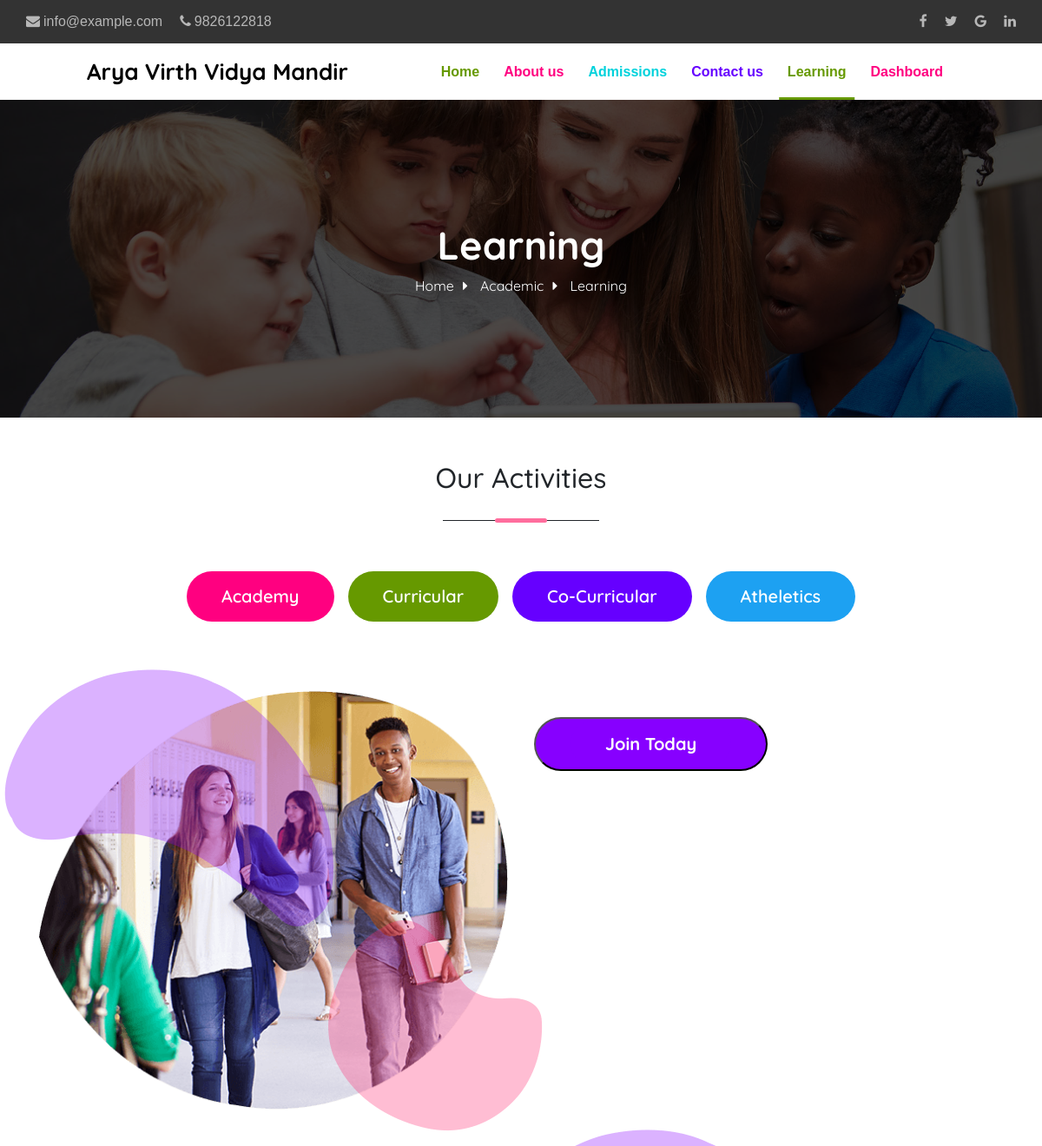
Page /learnings (upper part) on the earlier database version.
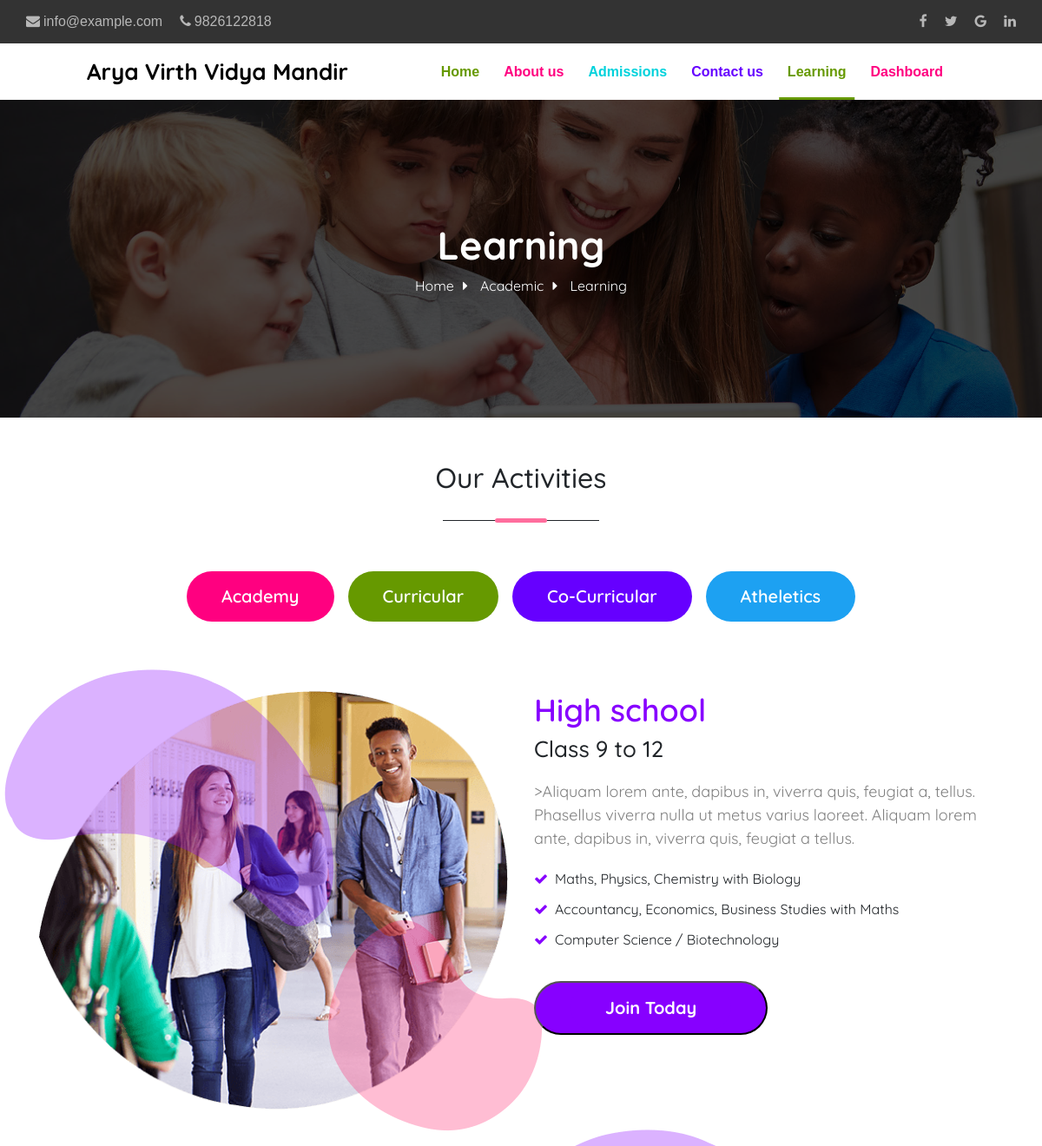
Same page on the later database version.
### schoolmain/models.py (models this page shows)
class aboutlearning(models.Model):
    standard = models.CharField(max_length=200)
    classes = models.CharField(max_length=100)
    information = models.CharField(max_length=1000)
    content = RichTextField()

### schoolmain/views.py (the view, shortened to what this page needs)
# urls.py: path('learnings',views.learnings,name='learnings'),
def learnings(request):
    standardinfo = aboutlearning.objects.all()
    return render(request,'schoolmain/learnings.html',{'details':standardinfo})

### myapp/context_processors.py (called while the page is built)
def alltimefunc(request):
    info = schoolifo.objects.all()[0]
    return {'schoolinfo':info}

### schoolmain/templates/schoolmain/learnings.html (shortened to what this page needs)
{% extends 'schoolmain/basic.html' %}
{% load static %}
{% block body %}
  <div class="learning-page">
        <div class="first">
            <h1>Learning</h1>
            <a href="index.html">Home</a><i class="fa fa-caret-right"></i>
            <a href="#">Academic</a><i class="fa fa-caret-right"></i>
            <a href="#">Learning</a>
        </div>
        <div class="main container">
            <div class="second">
                <div class="heading">
                    <h2 class="text-center" id="text-info">
                        Our Activities
                        <br><span class="span"></span>
                    </h2>
                </div>
                <div class="options">
                    <ul>
                        <li style="background: #ff0080;"><a href="#">Academy</a></li>
                        <li style="background: #669900;"><a href="#">Curricular</a></li>
                        <li style="background: #6600ff;"><a href="#">Co-Curricular</a></li>
                        <li style="background: #1da1f2;"><a href="#">Atheletics</a></li>
                    </ul>
                </div>
                <div class="second-1">
                    <div class="row my-5" style="--color: #8700ff;">
                        <div class="col-lg-6 order-1 img">
                            <img src="{% static 'img/activity-1-shape1.png' %}" alt="" class="shape shape-1">
                            <img src="{% static 'img/activity-1-shape2.png' %}" alt="" class="shape shape-2">
                        </div>
                        <div class="col-lg-6 order-2">
                            <h3 class="heading">{{details.0.standard}}</h3>
                            <h4>{{details.0.classes}}</h4>
                            <p>{{details.0.information}}</p>
                            <ul>
                                {{details.0.content|safe}}
                            </ul>
                            <button type="button"  data-toggle="modal" class="join-today" data-target="#exampleModal" data-whatever="@mdo"><a href="#" class="join-today">Join Today</a></button>
                        </div>
                    </div>
                    <div class="row my-5" style="--color: #1da1f2;">
                        <div class="col-lg-6 order-2 img">
                            <img src="{% static 'img/activity-1-shape2.png' %}" alt="" class="shape shape-2">
                        </div>
                    </div>
                </div>
            </div>
        </div>
    </div>
{% endblock %}

Differences in the rows shown:
added aboutlearning: standard "High school", classes "Class 9 to 12", information ">Aliquam lorem ante, dapibus in, viverra quis, feugiat a, tellus. Phasellus viverra nulla ut metus varius laoreet. Aliquam lorem ante, dapibus in, viverra quis, feugiat a tellus.", content "Maths, Physics, Chemistry with Biology Accountancy, Economics, Business Studies with Maths Computer Science / Biotechnology"
